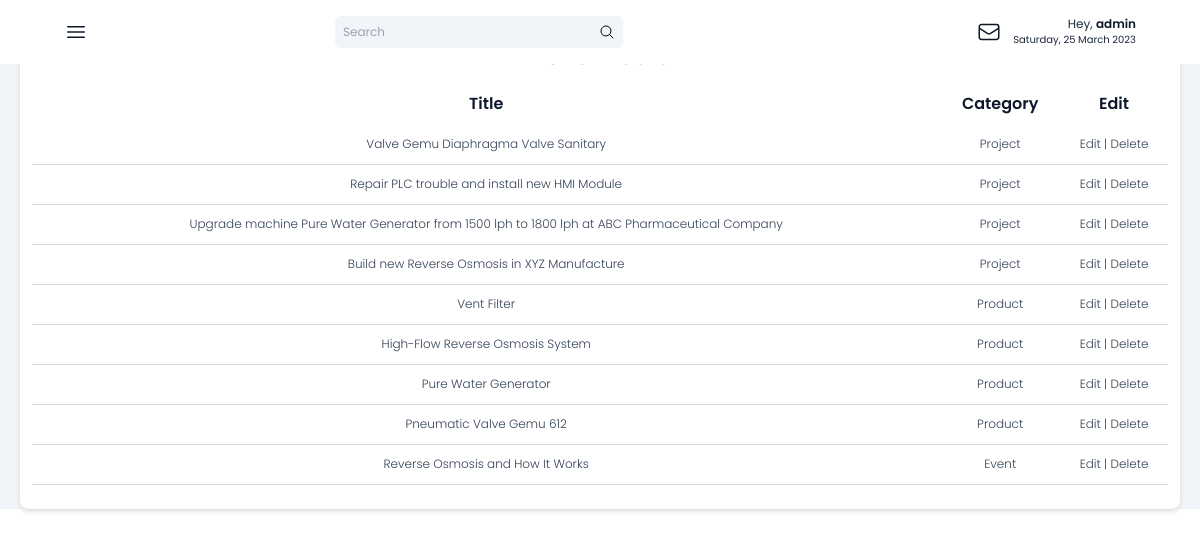
/setup/post/ (signed in), run on an earlier commit of the app's database.
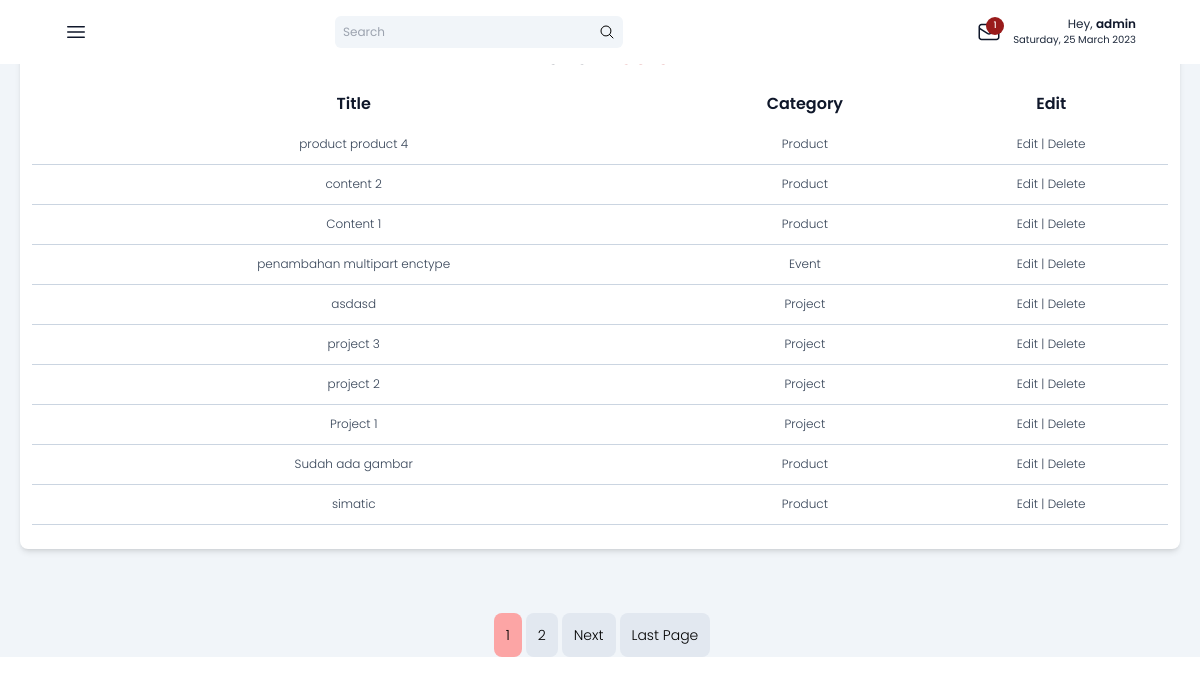
And on a later commit of the database.
### post/models.py (models this page shows, shortened)
class Post(models.Model):
    title = models.CharField(max_length=255, verbose_name="Title")
    slug = models.SlugField(unique=True, editable=False)
    location = models.CharField(max_length=25,verbose_name="Location")
    content = RichTextUploadingField(verbose_name="Content")
    publish = models.DateTimeField(auto_now_add=True, verbose_name='Published')
    picture = models.ImageField(upload_to='uploads/%Y/%m/%d', verbose_name='Picture', default='uploads/no-image.jpg')
    category = models.ForeignKey(Category, on_delete=models.CASCADE, verbose_name='Category')
    status=models.CharField(max_length=100, choices=STATUS_CHOICES, default='draft',verbose_name='Status')
    class Meta:
        verbose_name = 'Post'
        verbose_name_plural = 'Posts'

class Category(models.Model):
    title = models.CharField(max_length=150, verbose_name='Category Name')
    slug =models.SlugField(max_length=150, unique=True, editable=False)
    heading = models.CharField(max_length=50, verbose_name='Heading', default='None')
    caption = models.TextField(verbose_name='Caption', default='None')
    class Meta:
        verbose_name = 'Category'
        verbose_name_plural = 'Categories'
    def __str__(self):
        return self.title

### setup/views.py (the view)
# urls.py: path('post/', PostListView.as_view(), name='post'),
class PostListView(LoginRequiredMixin, ListView):
    model = Post
    template_name = 'setup/post_list.html'
    context_object_name = 'posts'
    ordering = '-publish'
    paginate_by = 10
    def get_context_data(self, *args, **kwargs):
        context = super().get_context_data(*args, **kwargs)
        context['title'] = 'Post List'
        context['message_count'] = Message.objects.filter(status_message ='unread').count()
        context['datetime']= datetime.now().strftime("%A, %d %B %Y ")
        context['contact']= Contact.objects.all()
        context['abouts'] = About.objects.all()
        return context

### setup/templates/setup/post_list.html (shortened to what this page needs)
{% extends '../arcotama_admin.html' %} {% load static %} {% block content %}
<main class="col-span-full md:col-span-3 md:grid-rows-3 mt-3 xl:mt-16 md:px-5 px-16">
  <section class="bg-white rounded-lg shadow-md text-xs font-normal text-slate-900 mt-4 p-3 text-center">
    <h1 class="text-center text-slate-900 font-normal text-2xl">List of <span class="font-semibold text-red-700">Posts</span></h1>
    <table class="table-auto my-3 w-full p-40">
      <thead>
        <tr class="text-slate-900 text-base h-10">
          <th class="font-semibold">Title</th>
          <th class="font-semibold">Category</th>
          <th class="font-semibold">Edit</th>
        </tr>
      </thead>
      <tbody>
        {% for post in posts %}
        <tr class="text-slate-700 text-xs font-light h-10 border-b-[1px] border-slate-300">
          <td class="">{{post.title}}</td>
          <td class="">{{post.category}}</td>
          <td><a href=" {% url 'setup:edit-post' post.slug %} ">Edit</a> | <a href="{% url 'setup:delete' post.slug %}">Delete</a></td>
        </tr>
        {% endfor %}
      </tbody>
    </table>
  </section>
  {% if page_obj.has_other_pages %}
  <section class="flex justify-center items-center gap-1 font-light text-sm mt-16">
     {% for i in page_obj.paginator.page_range %} {% if page_obj.number == i %}
    <span href="?page={{i}}" class="p-3 bg-slate-200 rounded-lg page-current">{{i}}</span>
    {% elif i > page_obj.number|add:'-2' and i < page_obj.number|add:'2' %}
    <a href="?page={{i}}" class="p-3 bg-slate-200 rounded-lg">{{i}}</a>
    {% endif %} {% endfor %}  {% if page_obj.has_next %}
    <a href="?page={{page_obj.next_page_number}}" class="p-3 bg-slate-200 rounded-lg hover:bg-red-700 hover:text-white duration-300">Next</a>
    <a href="?page={{ page_obj.paginator.num_pages }}" class="p-3 bg-slate-200 rounded-lg hover:bg-red-700 hover:text-white duration-300">Last Page</a>
    {% else %}
    <span></span>
    {% endif %}
  </section>
  {% endif %}
</main>
{% endblock content %}

### templates/snippets/admin-topbar.html (shortened to what this page needs)
{% load static %}
<div class="flex justify-around md:justify-end space-x-4 items-center relative">
    <a href="{% url 'setup:messages' %}" class="text-slate-900 scale-150"
      >
      {% if not message_count == 0 %}
      <span class="absolute p-px w-4 h-4 rounded-full bg-red-800 text-white notif flex justify-center items-center scale-75 -top-1 -right-1">{{message_count}}</span>
      {% endif %}
    </a>
    <span class="flex flex-col items-end">
      <p class="text-xs text-slate-800">Hey, <span class="text-xs font-semibold text-slate-900">{{user}}</span></p>
      <p class="hidden md:block text-xxs text-slate-800">{{datetime}}</p>
    </span>
  </div>
</section>

What changed in the data, as far as the page shows it:
removed Post: title "Valve Gemu Diaphragma Valve Sanitary", category "Project"
removed Post: title "Repair PLC trouble and install new HMI Module", category "Project"
removed Post: title "Upgrade machine Pure Water Generator from 1500 lph to 1800 lph at ABC Pharmaceutical Company", category "Project"
removed Post: title "Build new Reverse Osmosis in XYZ Manufacture", category "Project"
removed Post: title "Vent Filter", category "Product"
removed Post: title "High-Flow Reverse Osmosis System", category "Product"
removed Post: title "Pure Water Generator", category "Product"
removed Post: title "Pneumatic Valve Gemu 612", category "Product"
no longer on this page (row edited): Post: title "Reverse Osmosis and How It Works", category "Event"
added Post: title "product product 4", category "Product"
added Post: title "content 2", category "Product"
added Post: title "Content 1", category "Product"
added Post: title "penambahan multipart enctype", category "Event"
added Post: title "asdasd", category "Project"
added Post: title "project 3", category "Project"
added Post: title "project 2", category "Project"
added Post: title "Project 1", category "Project"
added Post: title "Sudah ada gambar", category "Product"
added Post: title "simatic", category "Product"
Also different on the page:
{{ message_count }}: (not shown) → "1"
new list line: "1"
new list line: "2"
text now shown: "Next Last Page"
